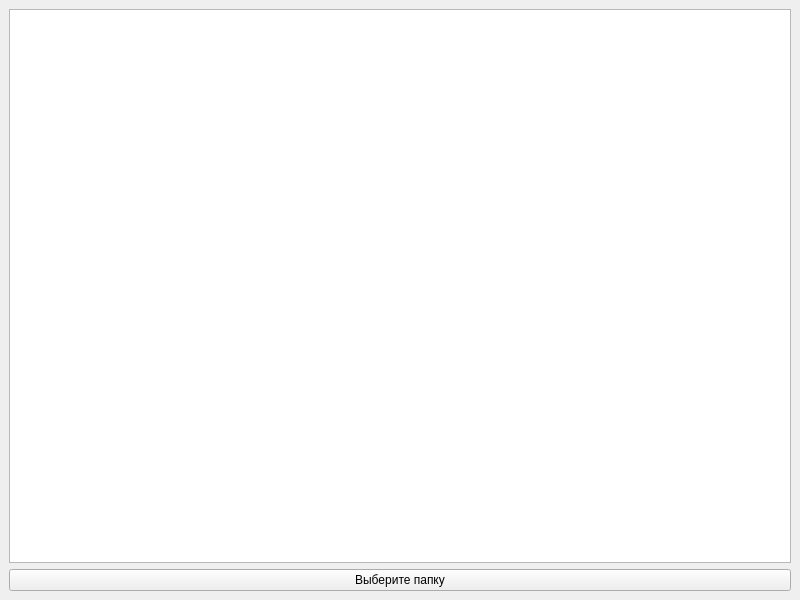
<?xml version="1.0" encoding="UTF-8"?>
<ui version="4.0">
 <class>MainWindow</class>
 <widget class="QMainWindow" name="MainWindow">
  <property name="geometry">
   <rect>
    <x>0</x>
    <y>0</y>
    <width>800</width>
    <height>600</height>
   </rect>
  </property>
  <property name="sizePolicy">
   <sizepolicy hsizetype="Preferred" vsizetype="Preferred">
    <horstretch>0</horstretch>
    <verstretch>0</verstretch>
   </sizepolicy>
  </property>
  <property name="minimumSize">
   <size>
    <width>800</width>
    <height>600</height>
   </size>
  </property>
  <property name="maximumSize">
   <size>
    <width>800</width>
    <height>600</height>
   </size>
  </property>
  <property name="baseSize">
   <size>
    <width>800</width>
    <height>600</height>
   </size>
  </property>
  <property name="windowTitle">
   <string>MainWindow</string>
  </property>
  <widget class="QWidget" name="centralwidget">
   <layout class="QVBoxLayout" name="verticalLayout">
    <item>
     <widget class="QListWidget" name="listWidget"/>
    </item>
    <item>
     <widget class="QPushButton" name="btnBrowse">
      <property name="text">
       <string>Выберите папку</string>
      </property>
     </widget>
    </item>
   </layout>
  </widget>
 </widget>
 <resources/>
 <connections/>
</ui>
